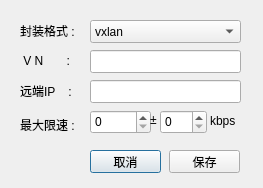
<?xml version="1.0" encoding="UTF-8"?>
<ui version="4.0">
 <class>setPortDialog</class>
 <widget class="QDialog" name="setPortDialog">
  <property name="geometry">
   <rect>
    <x>0</x>
    <y>0</y>
    <width>263</width>
    <height>188</height>
   </rect>
  </property>
  <property name="windowTitle">
   <string>设置端口</string>
  </property>
  <widget class="QLabel" name="label_2">
   <property name="geometry">
    <rect>
     <x>20</x>
     <y>115</y>
     <width>61</width>
     <height>20</height>
    </rect>
   </property>
   <property name="text">
    <string>最大限速 :</string>
   </property>
  </widget>
  <widget class="QSpinBox" name="ingressPolicingRateSpinBox">
   <property name="geometry">
    <rect>
     <x>90</x>
     <y>110</y>
     <width>61</width>
     <height>24</height>
    </rect>
   </property>
   <property name="minimum">
    <number>0</number>
   </property>
   <property name="maximum">
    <number>1000000000</number>
   </property>
  </widget>
  <widget class="QPushButton" name="cancelButton">
   <property name="geometry">
    <rect>
     <x>90</x>
     <y>150</y>
     <width>71</width>
     <height>23</height>
    </rect>
   </property>
   <property name="text">
    <string>取消</string>
   </property>
  </widget>
  <widget class="QLabel" name="label_5">
   <property name="geometry">
    <rect>
     <x>150</x>
     <y>110</y>
     <width>16</width>
     <height>20</height>
    </rect>
   </property>
   <property name="text">
    <string>±</string>
   </property>
  </widget>
  <widget class="QSpinBox" name="ingressPolicingBurstSpinBox">
   <property name="geometry">
    <rect>
     <x>160</x>
     <y>110</y>
     <width>47</width>
     <height>24</height>
    </rect>
   </property>
   <property name="maximum">
    <number>1000000000</number>
   </property>
  </widget>
  <widget class="QLabel" name="label_6">
   <property name="geometry">
    <rect>
     <x>210</x>
     <y>110</y>
     <width>57</width>
     <height>21</height>
    </rect>
   </property>
   <property name="text">
    <string>kbps</string>
   </property>
  </widget>
  <widget class="QLineEdit" name="ipLineEdit">
   <property name="geometry">
    <rect>
     <x>90</x>
     <y>80</y>
     <width>151</width>
     <height>23</height>
    </rect>
   </property>
  </widget>
  <widget class="QComboBox" name="typeComboBox">
   <property name="geometry">
    <rect>
     <x>90</x>
     <y>20</y>
     <width>151</width>
     <height>23</height>
    </rect>
   </property>
   <item>
    <property name="text">
     <string>vxlan</string>
    </property>
   </item>
  </widget>
  <widget class="QPushButton" name="pushButton">
   <property name="geometry">
    <rect>
     <x>169</x>
     <y>150</y>
     <width>71</width>
     <height>23</height>
    </rect>
   </property>
   <property name="text">
    <string>保存</string>
   </property>
  </widget>
  <widget class="QLabel" name="label_4">
   <property name="geometry">
    <rect>
     <x>20</x>
     <y>80</y>
     <width>61</width>
     <height>21</height>
    </rect>
   </property>
   <property name="text">
    <string>远端IP    :</string>
   </property>
  </widget>
  <widget class="QLabel" name="label_3">
   <property name="geometry">
    <rect>
     <x>20</x>
     <y>50</y>
     <width>61</width>
     <height>21</height>
    </rect>
   </property>
   <property name="text">
    <string> V N       :</string>
   </property>
  </widget>
  <widget class="QLineEdit" name="keyLineEdit">
   <property name="geometry">
    <rect>
     <x>90</x>
     <y>50</y>
     <width>151</width>
     <height>23</height>
    </rect>
   </property>
  </widget>
  <widget class="QLabel" name="label">
   <property name="geometry">
    <rect>
     <x>20</x>
     <y>20</y>
     <width>61</width>
     <height>21</height>
    </rect>
   </property>
   <property name="text">
    <string>封装格式 :</string>
   </property>
  </widget>
 </widget>
 <resources/>
 <connections/>
</ui>
